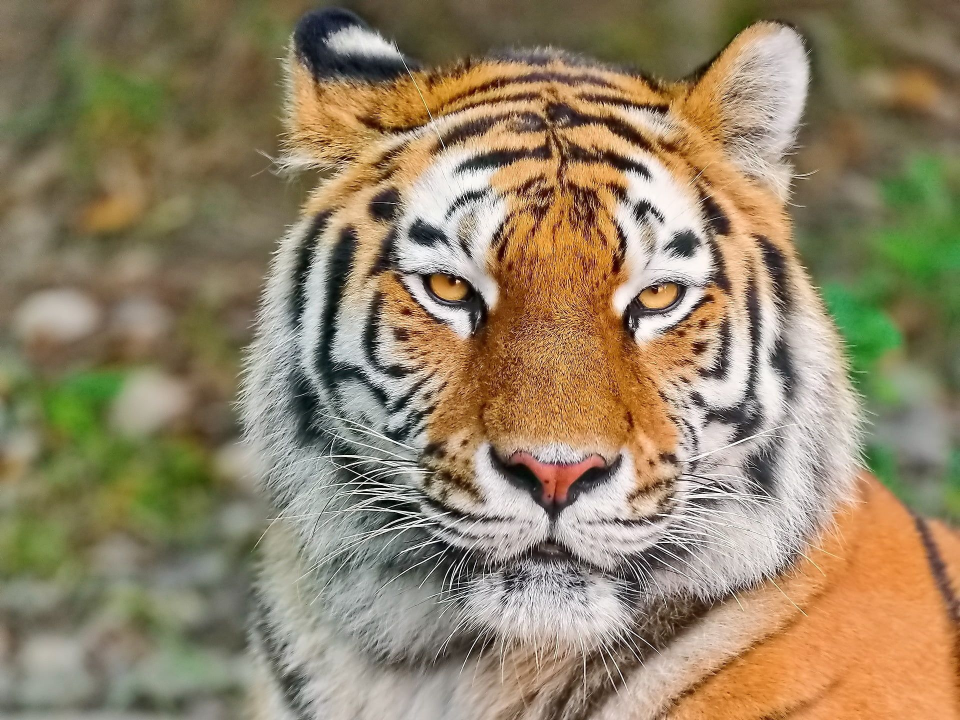
#> input picture kaplan.jpg, 1920 x 1440 px (shown at 1/2 size)
$ python 02112023.py   (older library calls are emulated)
#> lines starting #> are read from the running program, lines starting #| are printed output that depends on the picture; after the words box and inside, x2 and y2 are one past the last pixel; in counts of white or black regions, pixels touching at a corner belong together
import cv2
import numpy as np
from matplotlib import pyplot as plt

img1 = cv2.imread("kaplan.jpg")
#> img1 is the input picture: shape (1440, 1920, 3); mean B, G, R 102.7, 130.8, 146.5
gray = cv2.cvtColor(img1,cv2.COLOR_BGR2GRAY)
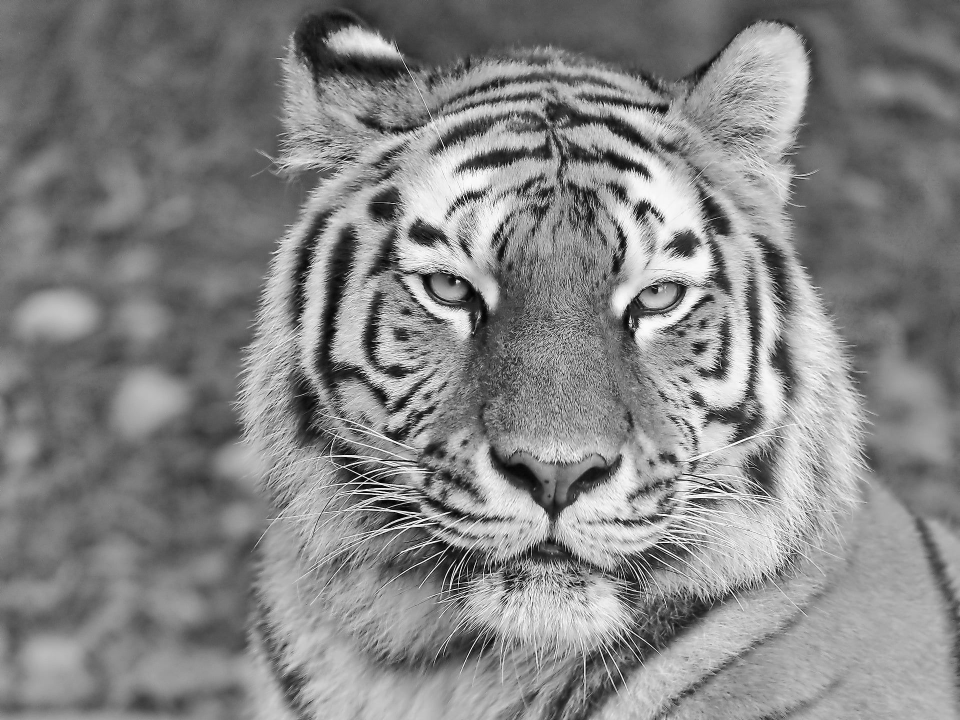
#> gray: shape (1440, 1920) (shown at 1/2 size); min 0, max 255, mean 132.3

cv2.imshow("orijinal", gray)


edges = cv2.Canny(image = gray,threshold1=100,threshold2=200)
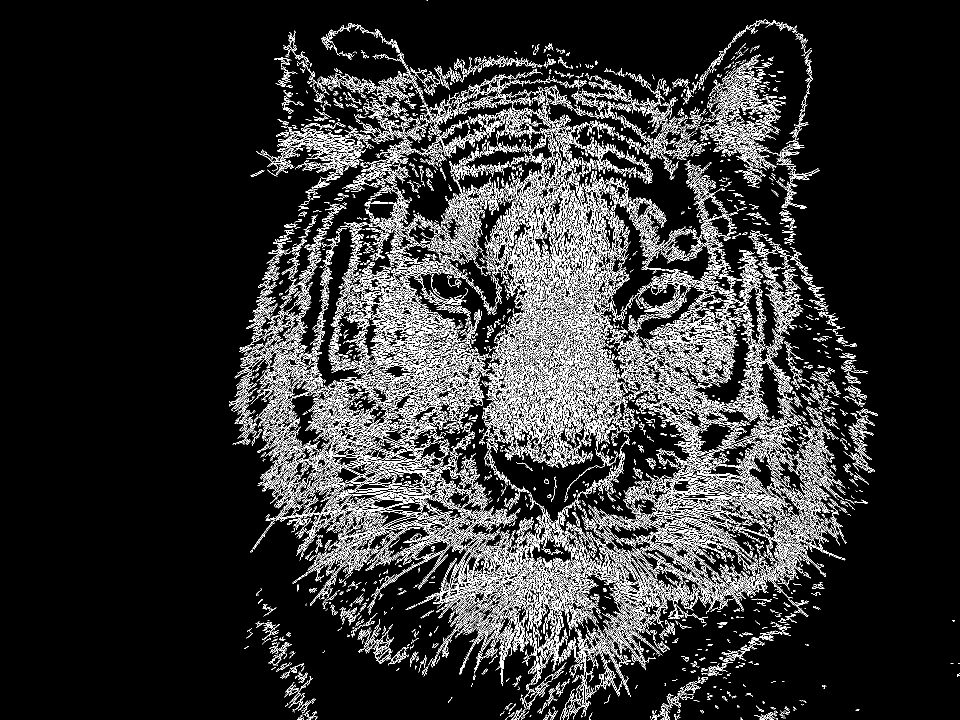
#> edges: shape (1440, 1920) (shown at 1/2 size); 11.1% white in thin lines or dots, all inside (x1, y1, x2, y2) = (458, 0, 1920, 1440)
cv2.imshow("canny", edges)


# [38 lines of commented-out code are left out]

cv2.waitKey(0)

$ run again, with kangal.jpg copied over kaplan.jpg
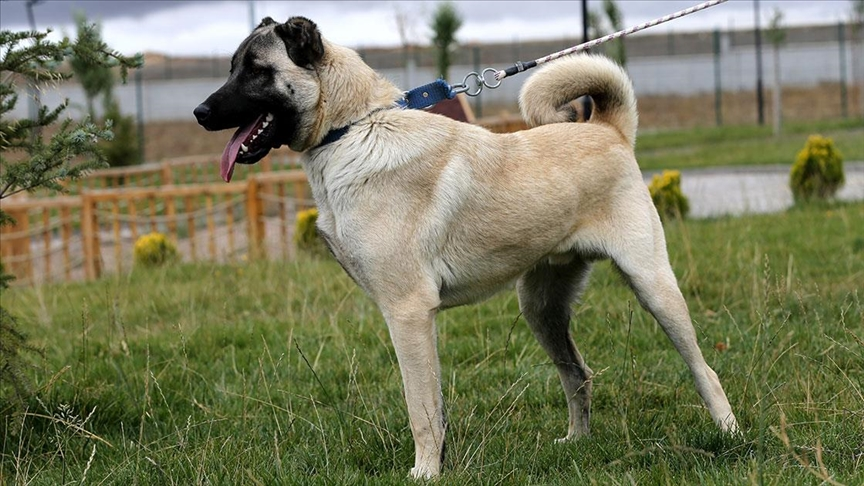
#> input picture kangal.jpg, 864 x 486 px
#> img1 is the input picture: shape (486, 864, 3); mean B, G, R 92.7, 122.3, 121
#> `gray = cv2.cvtColor(img1,cv2.COLOR_BGR2GRAY)`:
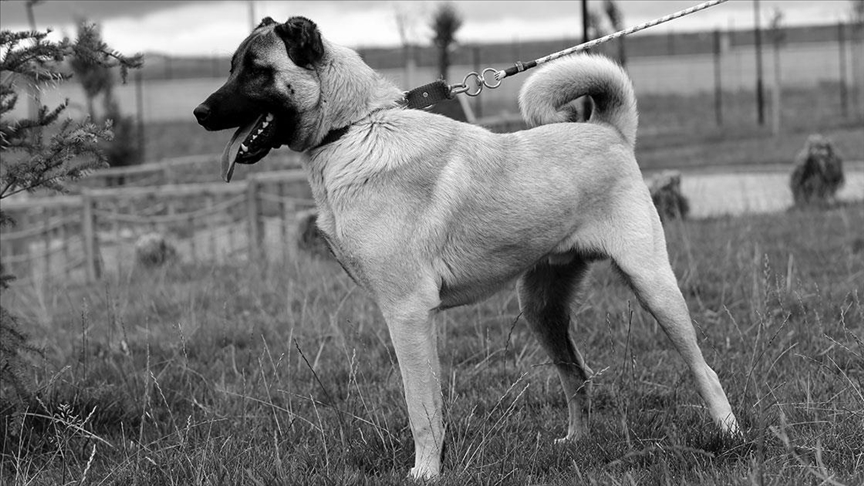
#> gray: shape (486, 864); min 0, max 255, mean 118.6
#> `edges = cv2.Canny(image = gray,threshold1=100,threshold2=200)`:
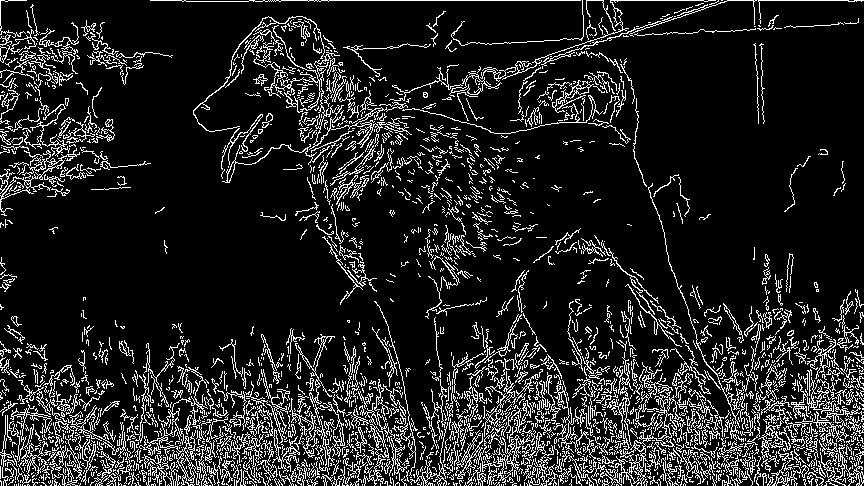
#> edges: shape (486, 864); 13.2% white in thin lines or dots
